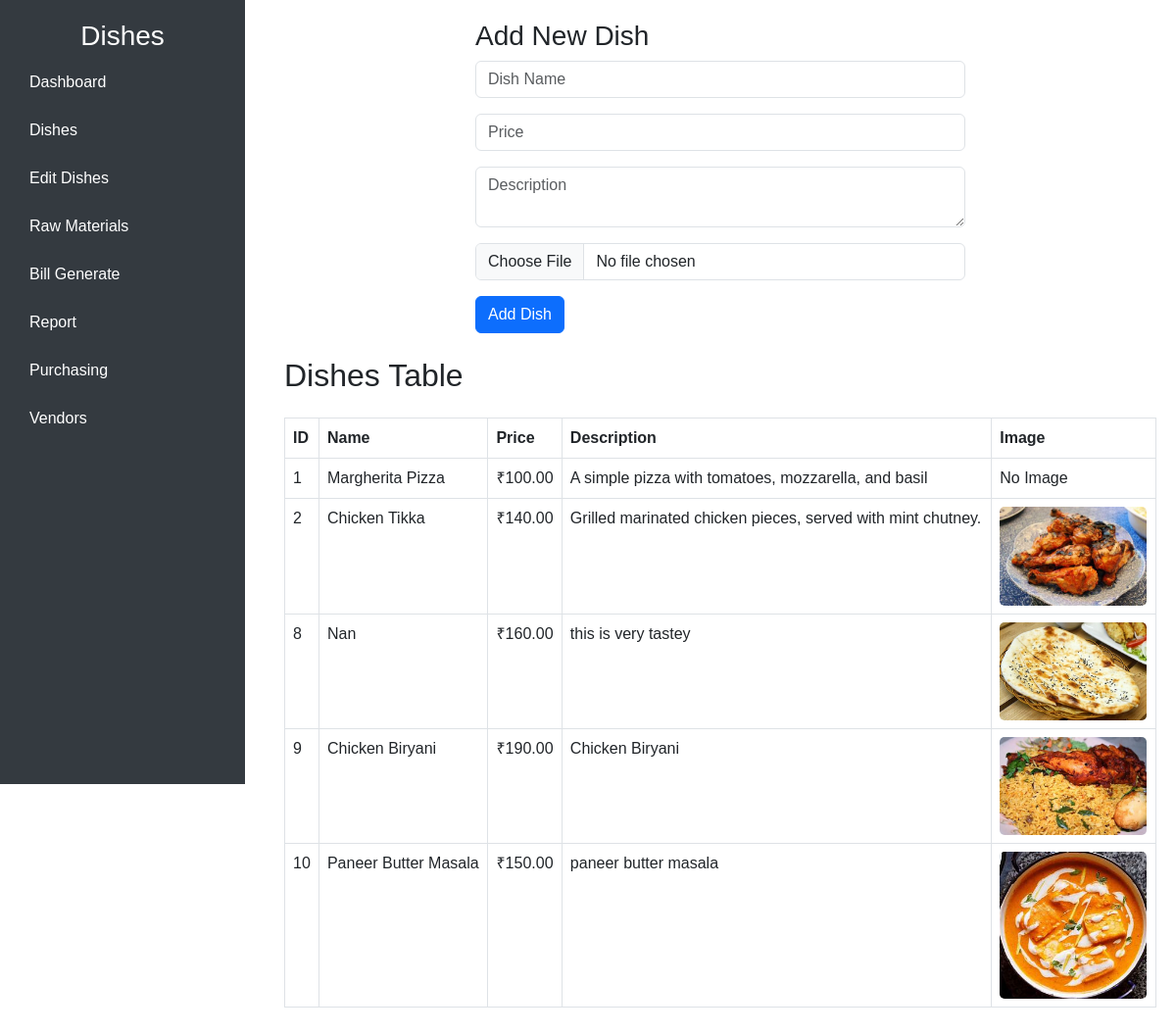
The app's page /dish.php with its own data.
### tables this page shows
CREATE TABLE `dishes` (
  `dish_id` int(11) NOT NULL,
  `name` varchar(255) NOT NULL,
  `price` decimal(10,2) NOT NULL,
  `description` text DEFAULT NULL,
  `image` varchar(255) DEFAULT NULL
);

### dish.php (the view, shortened to what this page needs)
<?php
$servername = "localhost";
$username = "root";
$password = "";
$dbname = "restaurant_db";
$conn = new mysqli($servername, $username, $password, $dbname);
$dishes = [];
$sql = "SELECT * FROM dishes";
$result = $conn->query($sql);
if ($result->num_rows > 0) {
    while ($row = $result->fetch_assoc()) {
        $dishes[] = $row;
    }
}
?>
<!DOCTYPE html>
<html lang="en">
<head>
    <link href="https://cdn.jsdelivr.net/npm/bootstrap@5.3.0/dist/css/bootstrap.min.css" rel="stylesheet">
</head>
<body>
    <div class="sidebar">
        <h3 class="text-center">Dishes</h3>
        <a href="index.php">Dashboard</a>
        <a href="dish.php">Dishes</a>
        <a href="editdish.php">Edit Dishes</a>
        <a href="rawmaterial.php">Raw Materials</a>
        <a href="orderitem.php">Bill Generate</a>
        <a href="report.php">Report</a>
        <a href="purchasing.php">Purchasing</a>
        <a href="vendor.php">Vendors</a>
    </div>
    <div class="main-content">
        <div class="form-container">
            <h3>Add New Dish</h3>
            <form method="POST" action="" enctype="multipart/form-data">
                <div class="mb-3">
                    <input type="text" class="form-control" name="dish_name" placeholder="Dish Name" required>
                </div>
                <div class="mb-3">
                    <input type="number" class="form-control" name="price" step="0.01" placeholder="Price" required>
                </div>
                <div class="mb-3">
                    <textarea class="form-control" name="description" placeholder="Description" required></textarea>
                </div>
                <div class="mb-3">
                    <input type="file" class="form-control" name="dish_image" accept="image/*" required>
                </div>
                <button type="submit" name="add_dish" class="btn btn-primary">Add Dish</button>
            </form>
        </div>
        <h2 class="my-4">Dishes Table</h2>
        <?php if (count($dishes) > 0): ?>
            <table class="table table-bordered">
                <thead>
                    <tr>
                        <th>ID</th>
                        <th>Name</th>
                        <th>Price</th>
                        <th>Description</th>
                        <th>Image</th>
                    </tr>
                </thead>
                <tbody>
                    <?php foreach ($dishes as $dish): ?>
                        <tr>
                            <td><?php echo $dish["dish_id"]; ?></td>
                            <td><?php echo $dish["name"]; ?></td>
                            <td>₹<?php echo number_format($dish["price"], 2); ?></td>
                            <td><?php echo $dish["description"]; ?></td>
                            <td>
                                <?php if (!empty($dish["image"])): ?>
                                    <img src="<?php echo $dish["image"]; ?>" alt="Dish Image" class="dish-image">
                                <?php else: ?>
                                    No Image
                                <?php endif; ?>
                            </td>
                        </tr>
                    <?php endforeach; ?>
                </tbody>
            </table>
        <?php else: ?>
            <p class="text-center">No dishes found in the database.</p>
        <?php endif; ?>
    </div>
</body>
</html>

### dish.php (style rules this page uses)
body { font-family: Arial, sans-serif; }
.form-container { max-width: 500px; margin: 0 auto; }
.sidebar { width: 250px; background-color: #343a40; color: white; padding: 20px; position: fixed; height: 100vh; overflow-y: auto; }
.sidebar a { color: white; text-decoration: none; display: block; padding: 10px; margin: 5px 0; border-radius: 5px; transition: background-color 0.3s; }
.dish-image { width: 150px; height: auto; border-radius: 5px; }
.main-content { margin-left: 270px; padding: 20px; }

### records on screen
dishes: dish_id "1", name "Margherita Pizza", price "100.00", description "A simple pizza with tomatoes, mozzarella, and basil", shows "No Image"
dishes: dish_id "2", name "Chicken Tikka", price "140.00", description "Grilled marinated chicken pieces, served with mint chutney.", image (picture)
dishes: dish_id "8", name "Nan", price "160.00", description "this is very tastey", image (picture)
dishes: dish_id "9", name "Chicken Biryani", price "190.00", description "Chicken Biryani", image (picture)
dishes: dish_id "10", name "Paneer Butter Masala", price "150.00", description "paneer butter masala", image (picture)
